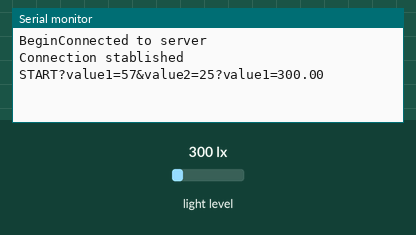
Bench run of a sketch on a simulated Arduino MKR. Parts: the last lines printed to the serial monitor. The test bench sets the inputs (shaded band); at power-on: light level 300 lx. WiFi joins after 1.5 s; servers stay silent unless stated; web services answer with replies made up by the test bench.

Above: at 2.9 s.
3.0 s: light level set to 488 lx
At 6.2 s:
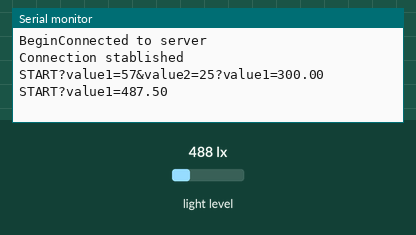
9.2 s: light level set to 519 lx
At 12.1 s:
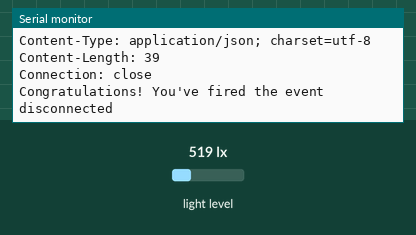

The sketch:

_ifttt_code.ino
```cpp
#include <WiFiNINA.h>
#include <BH1750.h>
#include <Wire.h>

// wifi connection data
char wifiName[] = "Sarang";
char password[] = "9876543210";

WiFiClient customer;
BH1750 lightSensor;

char   Name[] = "maker.ifttt.com";
String Path  = "/trigger/email_light/json/with/key/p1TnSwkGeQbRlECj6nRGGOGvCUSJaTtdO2E7xAfnsDm";
String queryString = "?value1=57&value2=25";

void setup() {

  Serial.begin(9600);
  Serial.print("Begin");
  while (!Serial);

  // connect to web server :
     WiFi.begin(wifiName, password);
     Wire.begin();
while(true)
  {
  if (customer.connect(Name, 80)) {
    // if connected:
    Serial.println("Connected to server");
    break;
  }
  else
  {                                                // if not connected:
    Serial.println("connection not stablished");

  }
  delay(500);
}
lightSensor.begin();
Serial.println("Connection stablished");
}
void loop() {
  Serial.print("START");
  float lux = lightSensor.readLightLevel();


  queryString +="?value1=" ;
  queryString += lux;
  Serial.println(queryString);

  if (lux > 500) {

    // make a HTTP request:
    // send HTTP header
    customer.println("GET " + Path + queryString + " HTTP/1.1");
    customer.println("Host: " + String(Name));
    customer.println("Connection: close");
    customer.println(); // end HTTP header


    while (customer.connected()) {
      if (customer.available()) {
        // read an incoming byte from the server and print it to serial monitor:
        char c = customer.read();
        Serial.print(c);
      }
    }

    // the server's disconnected, stop the customer:
    customer.stop();
    Serial.println();
    Serial.println("disconnected");
  }
  queryString = "";
  delay(3000);
}
```

Measured:
- the behaviour switches between 500 and 501 lx on light level (found by bisection; images 1 and 2)
- after the input at 3.0 s, the serial monitor: prints a new line after 1.7 s (image 1)
- after the input at 9.2 s, the serial monitor: prints a new line after 1.5 s (image 2)
